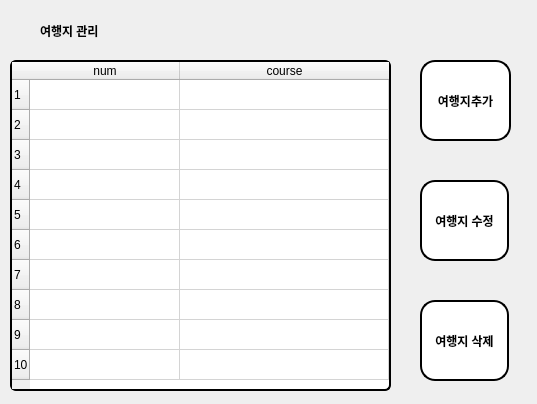
<?xml version="1.0" encoding="UTF-8"?>
<ui version="4.0">
 <class>vacation</class>
 <widget class="QDialog" name="vacation">
  <property name="geometry">
   <rect>
    <x>0</x>
    <y>0</y>
    <width>537</width>
    <height>404</height>
   </rect>
  </property>
  <property name="windowTitle">
   <string>Dialog</string>
  </property>
  <widget class="QTableWidget" name="tableWidget">
   <property name="geometry">
    <rect>
     <x>10</x>
     <y>60</y>
     <width>381</width>
     <height>331</height>
    </rect>
   </property>
   <property name="styleSheet">
    <string notr="true">QTableView::item:hover {
	
	color: rgb(238, 238, 236);
	background-color: rgb(85, 87, 83);
}
QTableWidget{
background-color:#fff; border:2px solid #000;  border-radius:6px;
}</string>
   </property>
   <property name="rowCount">
    <number>10</number>
   </property>
   <attribute name="horizontalHeaderDefaultSectionSize">
    <number>150</number>
   </attribute>
   <attribute name="horizontalHeaderStretchLastSection">
    <bool>true</bool>
   </attribute>
   <row/>
   <row/>
   <row/>
   <row/>
   <row/>
   <row/>
   <row/>
   <row/>
   <row/>
   <row/>
   <column>
    <property name="text">
     <string>num</string>
    </property>
   </column>
   <column>
    <property name="text">
     <string>course</string>
    </property>
   </column>
  </widget>
  <widget class="QPushButton" name="pushButton_2">
   <property name="geometry">
    <rect>
     <x>420</x>
     <y>60</y>
     <width>91</width>
     <height>81</height>
    </rect>
   </property>
   <property name="styleSheet">
    <string notr="true">QPushButton:hover{
background-color: rgb(85, 87, 83);
color:white;
border-radius:5px;
}
QPushButton{
	font: 57 11pt &quot;Ubuntu&quot;;
	font:bold;
background-color:#fff; border:2px solid #000;  border-radius:15px;
}</string>
   </property>
   <property name="text">
    <string>여행지추가</string>
   </property>
  </widget>
  <widget class="QPushButton" name="delete_2">
   <property name="geometry">
    <rect>
     <x>420</x>
     <y>300</y>
     <width>89</width>
     <height>81</height>
    </rect>
   </property>
   <property name="styleSheet">
    <string notr="true">QPushButton:hover{
background-color: rgb(85, 87, 83);
color:white;
border-radius:5px;
}
QPushButton{
	font: 57 11pt &quot;Ubuntu&quot;;
	font:bold;
background-color:#fff; border:2px solid #000;  border-radius:15px;
}</string>
   </property>
   <property name="text">
    <string>여행지 삭제</string>
   </property>
  </widget>
  <widget class="QPushButton" name="pushButton_3">
   <property name="geometry">
    <rect>
     <x>420</x>
     <y>180</y>
     <width>89</width>
     <height>81</height>
    </rect>
   </property>
   <property name="styleSheet">
    <string notr="true">QPushButton:hover{
background-color: rgb(85, 87, 83);
color:white;
border-radius:5px;
}
QPushButton{
	font: 57 11pt &quot;Ubuntu&quot;;
	font:bold;
background-color:#fff; border:2px solid #000;  border-radius:15px;
}</string>
   </property>
   <property name="text">
    <string>여행지 수정</string>
   </property>
  </widget>
  <widget class="QLabel" name="label">
   <property name="geometry">
    <rect>
     <x>40</x>
     <y>15</y>
     <width>171</width>
     <height>31</height>
    </rect>
   </property>
   <property name="styleSheet">
    <string notr="true">font-weight:600;
font: 57 17pt &quot;Ubuntu&quot;;
font:bold;</string>
   </property>
   <property name="text">
    <string>여행지 관리</string>
   </property>
  </widget>
 </widget>
 <resources/>
 <connections/>
</ui>
